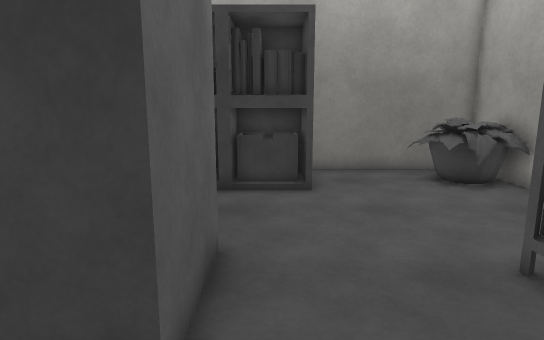
View 1 (above)

16 first-person views from a walk through a Unity game level. The camera is 1.4 m above the floor, tilts 10° down and sees 75° across. The floor is counted in squares, 0.5 m on a side. Each view is taken from the middle of a square. On the plan, view 1 faces up. The plan holds only what a view shows up to about 20 squares ahead; the rest is blank. The player character is not drawn. Surface patterns are stand-ins for the level's own textures.

View 2
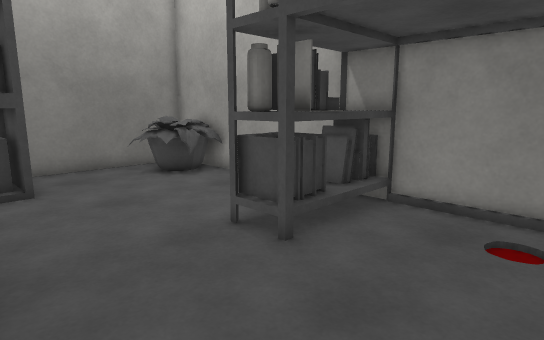

View 3
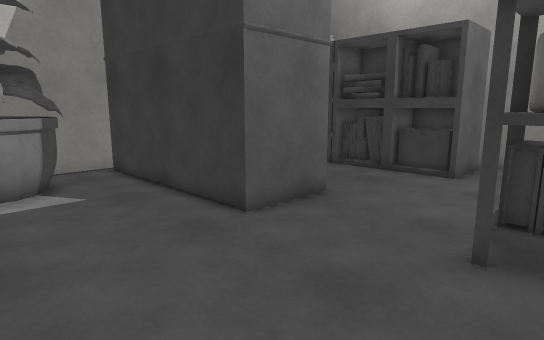

View 4
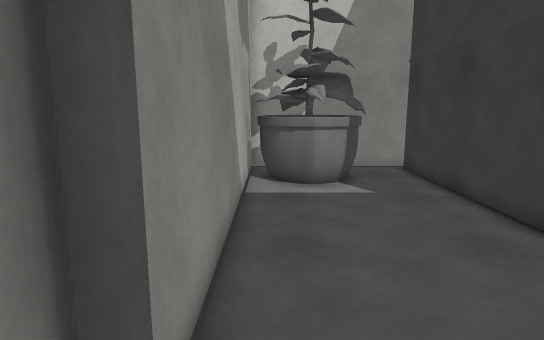

View 5
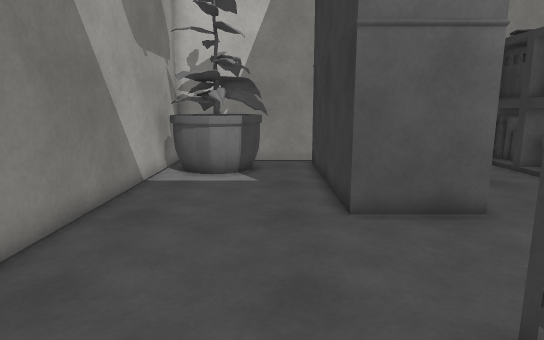

View 6
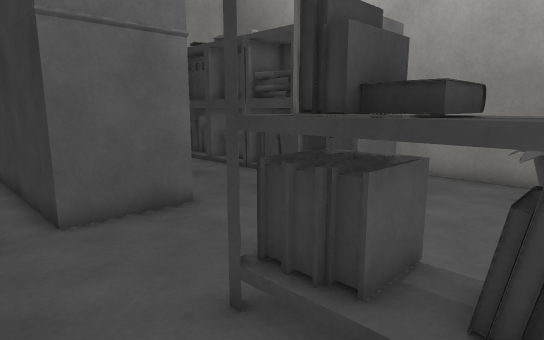

View 7
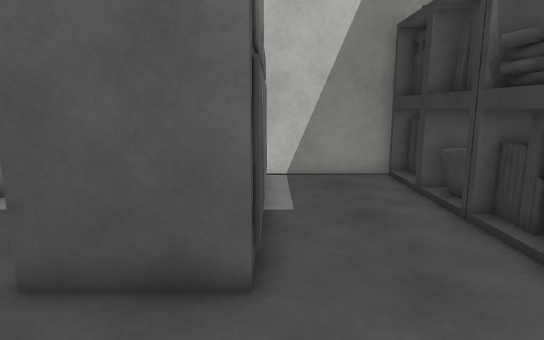

View 8
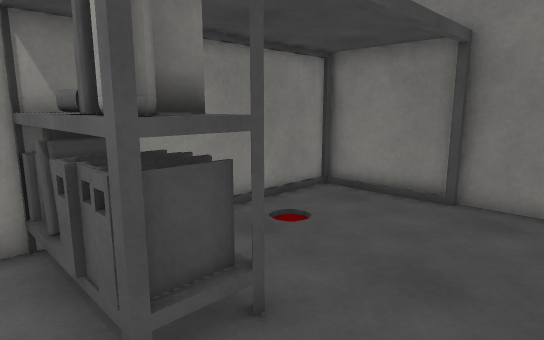

View 9
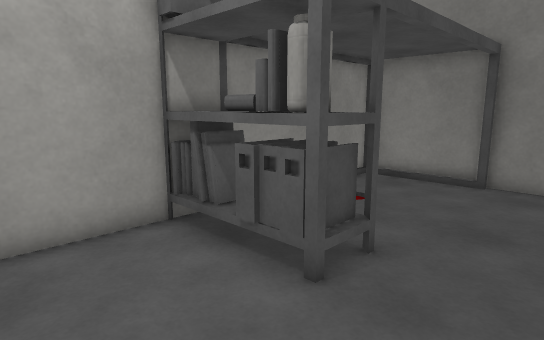

View 10
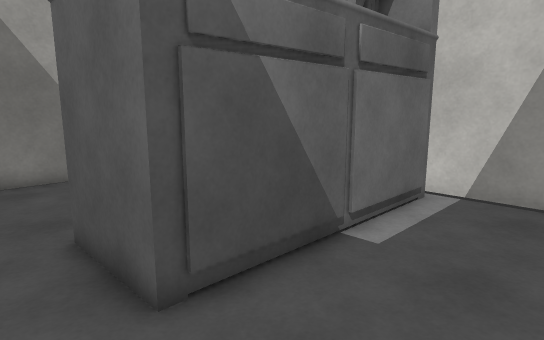

View 11
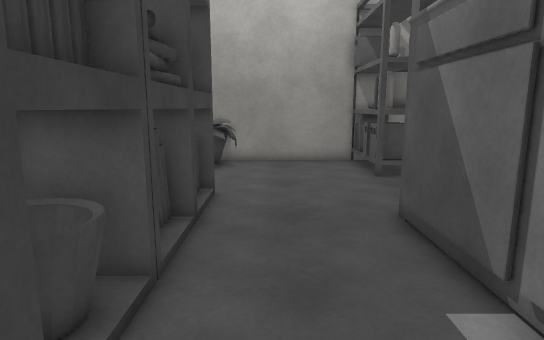

View 12
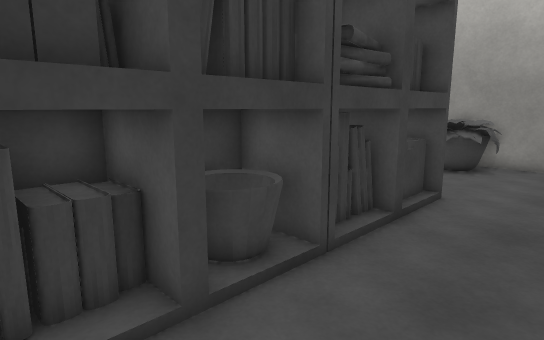

View 13
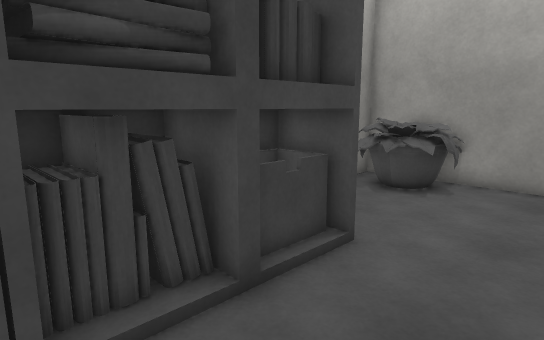

View 14
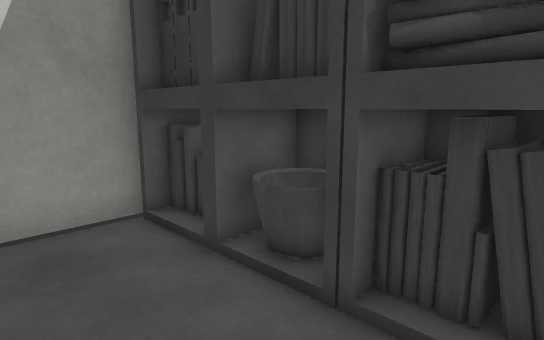

View 15
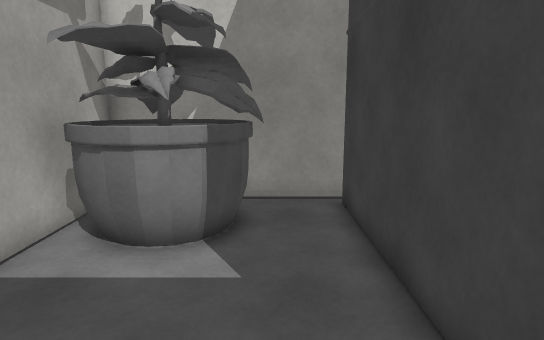

View 16
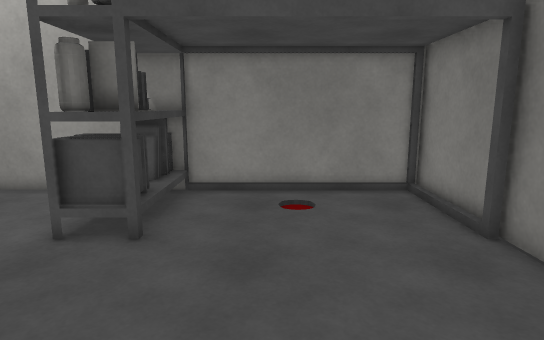

### Floor plan
Key: @ floor where view 1 was taken; # wall or solid block; . floor; = window, fence, low wall or low ledge; ^ raised ledge; T thing the floor can be seen under or through; B box; O other object.
Columns run from 11 left of view 1 to 9 right of it. Each row starts with its distance up from view 1.
 16             #########
 15             #....^###
 14  BB BBB#  ###....^#^#
 13  BBOBBB######....^^^#
 12 #BBBBBB######....==^#
 11 #...................#
 10 #...................#
  9 #...................#
  8 #...................#
  7 ###########.........#
  6           #....TTBTT#
  5           #....TTTTT
  4           #....T=####
  3 ###########.........#
  2 #...................#
  1 #.##................#
  0 ####=......@........#
 -1  #####..............#
 -2   ####..............#
 -3     #...............#
 -4     #################

Where each view was taken, in squares from view 1:
view 1: 0 up, 0 right, facing up
view 2: 1 down, 1 left, facing up-right
view 3: 3 down, 6 right, facing up-left
view 4: 3 down, 6 right, facing left
view 5: 1 up, 8 right, facing left
view 6: 1 up, 8 right, facing up-left
view 7: 7 up, 4 right, facing left
view 8: 7 up, 1 right, facing down-right
view 9: 10 up, 1 right, facing down-right
view 10: 11 up, 1 right, facing down-left
view 11: 10 up, 10 left, facing right
view 12: 8 up, 10 left, facing up-right
view 13: 8 up, 5 left, facing up-right
view 14: 8 up, 2 left, facing up-left
view 15: 1 up, 0 right, facing left
view 16: 1 up, 3 left, facing right
